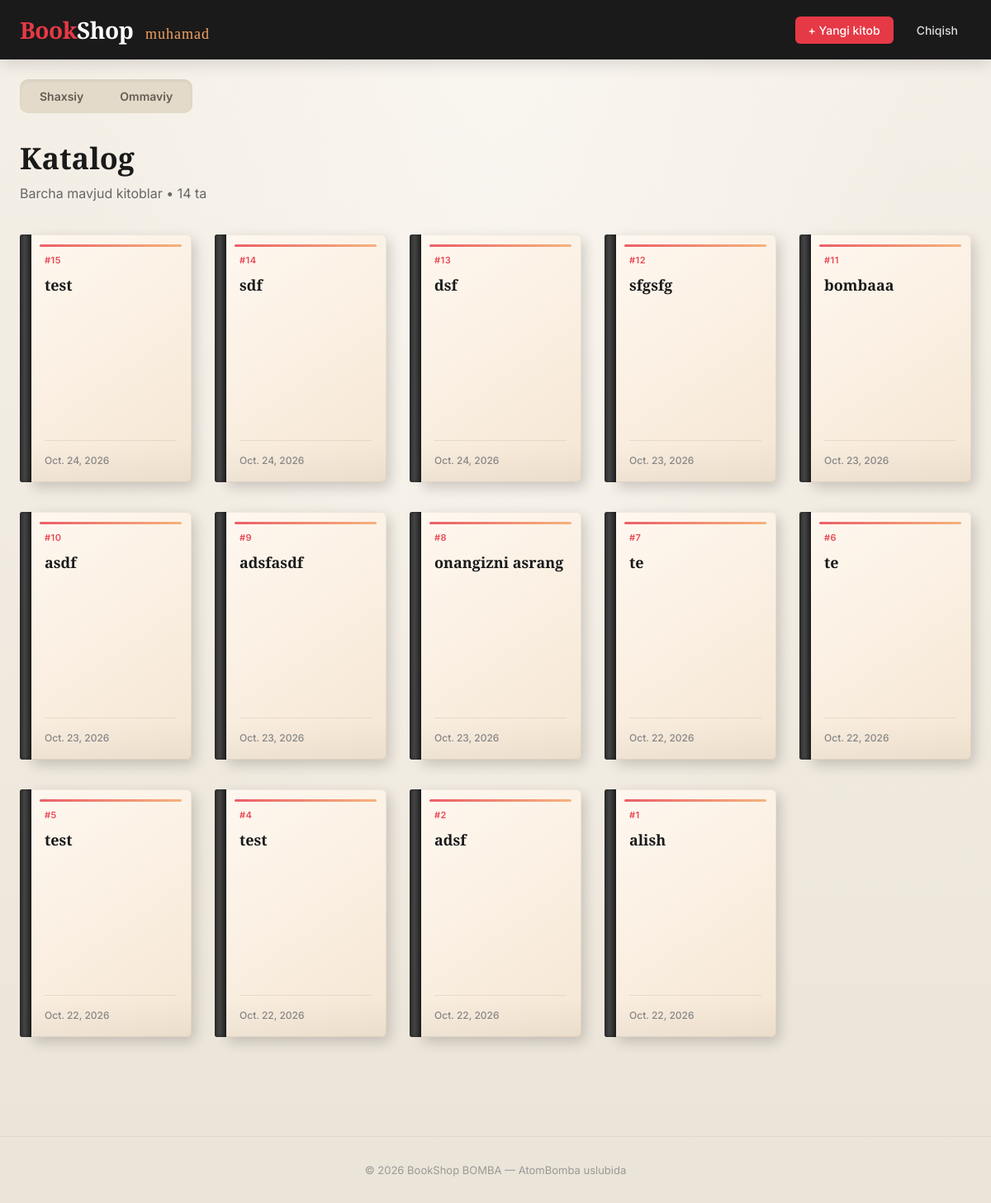
The page /book-list/ (signed in) on the database its author committed.
### main/models.py (models this page shows)
class Book(models.Model):
    name = models.CharField()
    yaratilgan_sanasi = models.DateField(auto_now_add=True)
    user = models.ForeignKey(User, on_delete=models.CASCADE)
    url = models.CharField(null=True)
    public = models.BooleanField(default=False)

### core/views.py (the view)
# urls.py: path('book-list/', book_list),
def book_list(request: HttpRequest):
    if request.user.is_authenticated == False:
        return redirect("/login/")
    user_id = request.user.id
    books = Book.objects.filter(user_id=user_id).order_by("-id")
    is_public = request.GET.get('public') == 'true'
    if is_public:
        books = Book.objects.filter(public=True).order_by("-id")
    if request.method == "GET":
        return render(request,"books-list.html", {"books": books, "is_public": is_public})

### main/templates/books-list.html (shortened to what this page needs)
<!DOCTYPE html>
<html lang="uz">
<head>
</head>
<body>
    <header class="header">
        <div class="header-inner">
            <a href="/book-list/" class="logo">
                <span class="red">Book</span>Shop
                <span class="orange">{{request.user.username}}</span>
            </a>
            <nav class="nav">
                <a href="/add-book/" class="btn-primary">+ Yangi kitob</a>
                <a href="/logout/">Chiqish</a>
            </nav>
        </div>
    </header>
    <div class="tabs-container">
        <div class="tabs">
            <a class="private" href="/book-list/">Shaxsiy</a>
            <a class="public" href="/book-list/?public=true">Ommaviy</a>
        </div>
    </div>
    <main class="main">
        <h1 class="page-title">Katalog</h1>
        <p class="page-subtitle">Barcha mavjud kitoblar • {{books.count}} ta</p>
        <div class="books-grid">
            {% for book in books %}
            <a href="/book/{{book.id}}/" class="book-card">
                <div class="book-cover">
                    <div class="book-spine"></div>
                    <div class="book-front">
                        <div class="book-id">#{{book.id}}</div>
                        <h3 class="book-title">{{book.name}}</h3>
                        <div class="book-bottom">
                            <span class="book-date">{{book.yaratilgan_sanasi}}</span>
                        </div>
                    </div>
                </div>
            </a>
            {% endfor %}
        </div>
    </main>
    <footer class="footer">
        © 2026 BookShop BOMBA — AtomBomba uslubida
    </footer>
</body>
</html>

### main/templates/books-list.html (style rules this page uses)
* { margin: 0; padding: 0; box-sizing: border-box; }
body { font-family: 'Inter', system-ui, sans-serif; background: #f5f0e8; background-image: radial-gradient(ellipse at top, #faf6f0 0%, transparent 60%), linear-gradient(180deg, #f5f0e8 0%, #ebe4d8 100%); min-height: 100vh; color: #2c2c2c; }
.header { background: #1a1a1a; color: #fff; padding: 0 24px; position: sticky; top: 0; z-index: 100; box-shadow: 0 4px 20px rgba(0,0,0,0.15); }
.header-inner { max-width: 1280px; margin: 0 auto; display: flex; align-items: center; justify-content: space-between; height: 72px; }
.logo { font-family: 'Playfair Display', serif; font-size: 28px; font-weight: 700; text-decoration: none; color: #fff; letter-spacing: -0.5px; }
.logo span.red { color: #e63946; }
.logo span.orange { color: #f4a261; font-size: 18px; font-weight: 500; margin-left: 8px; letter-spacing: 1px; }
.nav { display: flex; gap: 12px; align-items: center; }
.nav a { color: #ddd; text-decoration: none; font-size: 14px; font-weight: 500; padding: 8px 16px; border-radius: 6px; transition: all 0.2s; }
.nav .btn-primary { background: #e63946; color: #fff !important; }
.tabs-container { max-width: 1280px; margin: 0 auto; padding: 24px 24px 0 24px; }
.tabs { display: inline-flex; background: #e3dac9; padding: 4px; border-radius: 10px; gap: 4px; box-shadow: inset 0 2px 4px rgba(0,0,0,0.06); }
.tabs a { text-decoration: none; font-size: 14px; font-weight: 600; color: #665c54; padding: 8px 20px; border-radius: 8px; transition: all 0.25s ease; }
.main { max-width: 1280px; margin: 0 auto; padding: 30px 24px 80px; }
.page-title { font-family: 'Playfair Display', serif; font-size: 36px; font-weight: 700; margin-bottom: 8px; color: #1a1a1a; }
.page-subtitle { color: #666; font-size: 16px; margin-bottom: 40px; }
.books-grid { display: grid; grid-template-columns: repeat(auto-fill, minmax(200px, 1fr)); gap: 36px 28px; }
.book-card { text-decoration: none; color: inherit; display: block; perspective: 1000px; }
.book-cover { position: relative; height: 300px; transform-style: preserve-3d; transition: transform 0.35s ease, box-shadow 0.35s ease; cursor: pointer; }
.book-spine { position: absolute; left: 0; top: 0; width: 14px; height: 100%; background: linear-gradient(90deg, #2a2a2a 0%, #444 40%, #2a2a2a 100%); border-radius: 3px 0 0 3px; box-shadow: inset -2px 0 4px rgba(0,0,0,0.4); z-index: 2; }
.book-front { position: absolute; left: 12px; top: 0; right: 0; bottom: 0; background: linear-gradient(145deg, #fff8f0 0%, #f5e6d3 100%); border-radius: 0 6px 6px 0; box-shadow: 4px 6px 16px rgba(0,0,0,0.18), inset 0 0 0 1px rgba(0,0,0,0.06); padding: 24px 18px 18px; display: flex; flex-direction: column; overflow: hidden; }
.book-front::before { content: ''; position: absolute; top: 12px; left: 12px; right: 12px; height: 3px; background: linear-gradient(90deg, #e63946, #f4a261); border-radius: 2px; opacity: 0.8; }
.book-front::after { content: ''; position: absolute; bottom: 0; left: 0; right: 0; height: 48px; background: linear-gradient(180deg, transparent, rgba(0,0,0,0.04)); pointer-events: none; }
.book-id { font-size: 11px; font-weight: 600; color: #e63946; letter-spacing: 0.5px; margin-bottom: 12px; opacity: 0.9; }
.book-title { font-family: 'Playfair Display', serif; font-size: 18px; font-weight: 700; line-height: 1.3; color: #1a1a1a; margin-bottom: 10px; display: -webkit-box; -webkit-line-clamp: 3; -webkit-box-orient: vertical; overflow: hidden; flex-grow: 1; }
.book-bottom { margin-top: auto; padding-top: 12px; border-top: 1px solid rgba(0,0,0,0.08); }
.book-date { font-size: 12px; color: #888; font-weight: 500; }
.footer { text-align: center; padding: 32px; color: #999; font-size: 13px; border-top: 1px solid #e0d8cc; margin-top: 40px; }

### rows shown on the page
Book: id "15", name "test", yaratilgan_sanasi "Oct. 24, 2026"
Book: id "14", name "sdf", yaratilgan_sanasi "Oct. 24, 2026"
Book: id "13", name "dsf", yaratilgan_sanasi "Oct. 24, 2026"
Book: id "12", name "sfgsfg", yaratilgan_sanasi "Oct. 23, 2026"
Book: id "11", name "bombaaa", yaratilgan_sanasi "Oct. 23, 2026"
Book: id "10", name "asdf", yaratilgan_sanasi "Oct. 23, 2026"
Book: id "9", name "adsfasdf", yaratilgan_sanasi "Oct. 23, 2026"
Book: id "8", name "onangizni asrang", yaratilgan_sanasi "Oct. 23, 2026"
Book: id "7", name "te", yaratilgan_sanasi "Oct. 22, 2026"
Book: id "6", name "te", yaratilgan_sanasi "Oct. 22, 2026"
Book: id "5", name "test", yaratilgan_sanasi "Oct. 22, 2026"
Book: id "4", name "test", yaratilgan_sanasi "Oct. 22, 2026"
Book: id "2", name "adsf", yaratilgan_sanasi "Oct. 22, 2026"
Book: id "1", name "alish", yaratilgan_sanasi "Oct. 22, 2026"

### other values the page prints
{{ request.user.username }} "muhamad"
{{ books.count }} "14"
